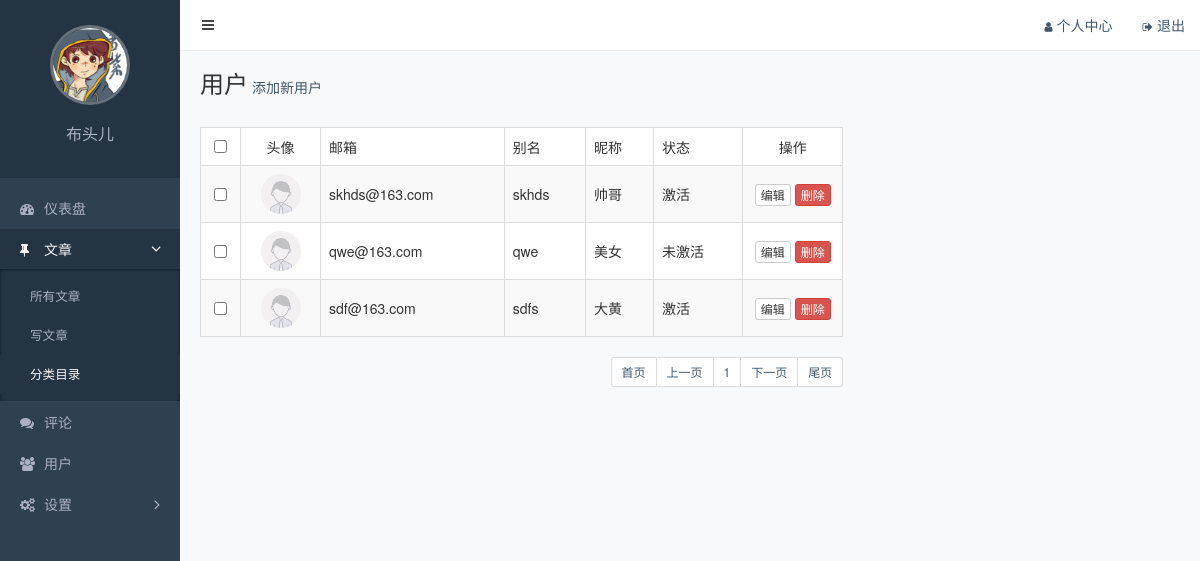
Page /admin/user/users.php (signed in) on the committed database.
### tables this page shows
create table ali_user (
user_id int primary key auto_increment,
user_email varchar(30) unique key not null comment '用户名',
user_slug varchar(30) unique key not null comment '用户别名',
user_nickname varchar(30) unique key not null comment '用户昵称',
user_password char(32) not null comment '用户密码,md5加密',
user_pic varchar(100) not null comment '用户头像',
user_state tinyint not null default 1 comment '用户状态 1 激活 2 未激活'
);

### admin/user/users.php (the view, shortened to what this page needs)
<!DOCTYPE html>
<html lang="zh-CN">
<head>
  <link rel="stylesheet" href="/assets/vendors/bootstrap/css/bootstrap.css">
  <link rel="stylesheet" href="/assets/vendors/font-awesome/css/font-awesome.css">
  <link rel="stylesheet" href="/assets/vendors/nprogress/nprogress.css">
  <link rel="stylesheet" href="/assets/css/admin.css">
</head>
<?php
$pageno = isset($_GET['pageno']) ? $_GET['pageno'] : 1;
$pagesize = 3;
$start = ($pageno - 1) * $pagesize;
$sql = "select * from ali_user limit $start,$pagesize";
$res = mysql_query($sql);
?>
<body>
  <div class="main">
    <?php include '../public/nav.php';?>
    <div class="container-fluid">
      <div class="page-title">
        <h1>用户</h1>
        <a href="user_adduser.php">添加新用户</a>
      </div>
      <div class="row">
        <div class="col-md-8">
          <table class="table table-striped table-bordered table-hover">
            <thead>
               <tr>
                <th class="text-center" width="40"><input type="checkbox"></th>
                <th class="text-center" width="80">头像</th>
                <th>邮箱</th>
                <th>别名</th>
                <th>昵称</th>
                <th>状态</th>
                <th class="text-center" width="100">操作</th>
              </tr>
            </thead>
            <tbody>
              <?php while($row = mysql_fetch_assoc($res)) {?>
              <tr>
                <td class="text-center"><input type="checkbox"></td>
                <td class="text-center"><img class="avatar" src="/assets/img/default.png"></td>
                <td><?php echo $row['user_email'] ?></td>
                <td><?php echo $row['user_slug'] ?></td>
                <td><?php echo $row['user_nickname'] ?></td>
                <td><?php echo $row['user_state'] == 1 ? '激活' : '未激活' ?></td>
                <td class="text-center">
                  <a href="user_edit.php?id=<?php echo $row['user_id'] ;?>" class="btn btn-default btn-xs">编辑</a>
                  <a href="javascript:;" data="<?php echo $row['user_id'] ;?>" class="btn btn-danger btn-xs deluser">删除</a>
                </td>
              </tr>
              <?php } ?>
              </tbody>
          </table>
          <?php
          $sql = "select count(*) as num from ali_user";
          $res = mysql_query($sql);
          $tmp = mysql_fetch_assoc($res);
          $count = $tmp['num'];
          $pages = ceil($count/$pagesize);
          $prev = $pageno <= 1 ? 1 : ($pageno - 1);
          $next = $pageno >= $pages ? $pages : ($pageno + 1);
           ?>
          <ul class="pagination pagination-sm pull-right">
            <li><a href="users.php?pageno=1">首页</a></li>
            <li><a href="users.php?pageno=<?php echo $prev;?>">上一页</a></li>
            <li><a href="users.php?pageno=<?php echo $pageno;?>"><?php echo $pageno;?></a></li>
            <li><a href="users.php?pageno=<?php echo $next;?>">下一页</a></li>
            <li><a href="users.php?pageno=<?php echo $pages;?>">尾页</a></li>
          </ul>
        </div>
      </div>
    </div>
  </div>
  <div class="aside">
  </div>
</body>
</html>

### assets/css/admin.css (style rules this page uses)
body { background-color: #f8f9fb; -webkit-font-smoothing: antialiased; -moz-osx-font-smoothing: grayscale; }
.aside { position: fixed; top: 0; left: 0; width: 180px; height: 100%; background-color: #2f4050; }
.aside .profile { padding: 25px; text-align: center; background-color: #243443; }
.aside .profile .avatar { width: 80px; height: 80px; border: 3px solid rgba(255, 255, 255, .3); border-radius: 50%; object-fit: cover; }
.aside .profile .name { color: #a9b0c2; font-size: 16px; }
.aside .nav { padding: 10px 0; }
.aside .nav li + li { margin-top: 1px; }
.aside .nav a { display: block; padding: 10px 20px; color: #a9b0c2; }
.aside .nav .active > a { color: #f6f6f6; background-color: #243443; }
.aside .nav a i:first-child { width: 14px; margin-right: 10px; font-size: 14px; line-height: 16px; }
.aside .nav .fa-angle-right { float: right; transition: transform .2s; transform: rotate(90deg); font-size: 16px; line-height: 20px; }
.aside .nav .collapsed .fa-angle-right { float: right; transform: rotate(0); }
.aside .nav a + ul { overflow: hidden; padding: 0; list-style: none; background-color: #243443; box-shadow: inset 0 1px 3px #111e29; font-size: .9em; }
.aside .nav a + ul li:first-child { margin-top: 8px; }
.aside .nav a + ul li:last-child { margin-bottom: 8px; }
.aside .nav a + ul a { padding-left: 30px; }
.main { position: relative; overflow: hidden; min-width: 844px; min-height: 100vh; padding: 70px 5px 20px 185px; }
.main .container-fluid .page-title { overflow: hidden; margin-bottom: 20px; }
.main .container-fluid .page-title h1 { display: inline-block; margin: 0; font-size: 24px; font-weight: 400; }
.main .container-fluid .pagination { margin: 0; }
.main .container-fluid table { background-color: #fff; }
.main .container-fluid th { border-bottom: 1px; font-weight: 400; }
.main .container-fluid td { vertical-align: middle; }
.main .container-fluid td .avatar { width: 40px; border-radius: 50%; }

### rows in the picture
ali_user: user_email "skhds@163.com", user_slug "skhds", user_nickname "帅哥", user_state "激活"
ali_user: user_email "qwe@163.com", user_slug "qwe", user_nickname "美女", user_state "未激活"
ali_user: user_email "sdf@163.com", user_slug "sdfs", user_nickname "大黄", user_state "激活"

### other values in the picture
$pageno "1"
